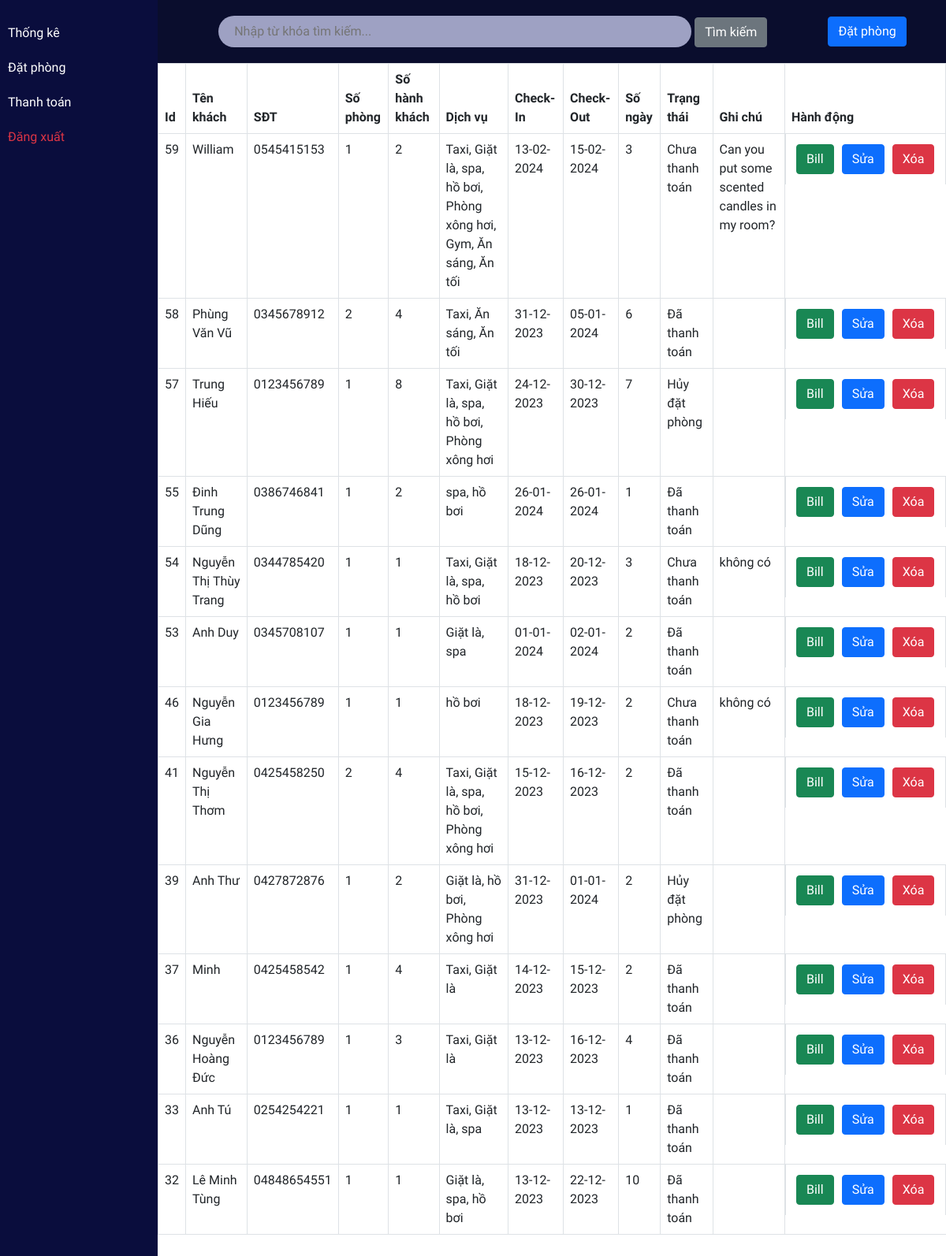
The app's page /views/reservation.php (signed in) with its own data.
### tables this page shows
CREATE TABLE `reservation` (
  `id` int(11) NOT NULL AUTO_INCREMENT,
  `name` varchar(50) NOT NULL,
  `address` varchar(500) NOT NULL,
  `phone` varchar(15) NOT NULL,
  `email` varchar(50) NOT NULL,
  `no_room` int(5) NOT NULL,
  `no_guess` int(5) NOT NULL,
  `check_in` date NOT NULL,
  `check_out` date NOT NULL,
  `no_day` int(5) NOT NULL,
  `status` tinyint(1) NOT NULL,
  `note` varchar(500) DEFAULT NULL,
  `created_at` timestamp NULL DEFAULT CURRENT_TIMESTAMP,
  PRIMARY KEY (`id`)
);

### controllers/reservationController.php (called while the page is built, shortened)
<?php
include '../models/reservation.php';
class reservationController {
    public function getAllReservation() {
        $reservationModel = new reservation();
        $reservations = $reservationModel->getAllReservation();
        return $reservations;
    }
}
?>

### models/reservation.php (called while the page is built, shortened)
<?php
class reservation {
    public static function getAllReservation(){
        global $conn;
        $roombooktablesql = "SELECT reservation.*, GROUP_CONCAT(service.name SEPARATOR ', ') AS listservice
    FROM reservation
    -- JOIN user ON reservation.user_id = user.id
    -- JOIN room_type ON reservation.room_type = room_type.id
    LEFT JOIN chosen_service ON reservation.id = chosen_service.reservation_id
    LEFT JOIN service ON chosen_service.service_id = service.id
    GROUP BY reservation.id ORDER BY reservation.id DESC";
        $roombookresult = mysqli_query($conn, $roombooktablesql);
        return $roombookresult;
    }
}
?>

### views/reservation.php (the view, shortened to what this page needs)
<?php include 'header.php'; ?>
<?php
include '../controllers/reservationController.php';
$controller = new reservationController();
$keyword = isset($_REQUEST["keyword"]) ? $_REQUEST["keyword"] : "";
if (isset($_GET['keyword'])){
    $result = $controller->findReservation($keyword);
}
else {
    $result = $controller->getAllReservation();
}
?>
<?php include('sidebar.php')?>
  <div class="main-content">
  <div class="searchsection">
    <form action="" method="GET" class="w-75">
        <center>
            <input type="text" name="keyword" id="search_bar" placeholder="Nhập từ khóa tìm kiếm..." value="<?php echo $keyword ?>">
            <button class="btn btn-secondary" type="submit" >Tìm kiếm</button>
        </center>
    </form>
    <a href="reservation_modal_1.php" class="btn btn-primary">
        Đặt phòng
    </a>
    </div>
        <div class="room">
        <table class="table table-bordered" id="table-data">
            <thead>
                <tr>
                    <th scope="col">Id</th>
                    <th scope="col">Tên khách</th>
                    <th scope="col">SĐT</th>
                    <th scope="col">Số phòng</th>
                    <th scope="col">Số hành khách</th>
                    <th scope="col">Dịch vụ</th>
                    <th scope="col">Check-In</th>
                    <th scope="col">Check-Out</th>
                    <th scope="col">Số ngày</th>
                    <th scope="col">Trạng thái</th>
                    <th scope="col">Ghi chú</th>
                    <th scope="col" class="action">Hành động</th>
                </tr>
            </thead>
            <tbody>
                <?php
                    if ($result->num_rows > 0) {
                    foreach ($result as $res){
                ?>
                    <tr>
                        <td><?php echo $res['id'] ?></td>
                        <td><?php echo $res['name'] ?></td>
                        <td><?php echo $res['phone'] ?></td>
                        <td><?php echo $res['no_room'] ?></td>
                        <td><?php echo $res['no_guess'] ?></td>
                        <td>
                            <?php
                            if (isset($res['listservice'])) {
                                echo $res['listservice'];
                            } else {
                                echo '';
                            }
                            ?>
                        </td>
                        <td><?php echo date('d-m-Y', strtotime($res['check_in'])) ?></td>
                        <td><?php echo date('d-m-Y', strtotime($res['check_out'])) ?></td>
                        <td><?php echo $res['no_day'] ?></td>
                        <td>
                            <?php
                            if ($res['status'] == 0) echo 'Chưa thanh toán';
                            elseif ($res['status'] == 1) echo 'Đã thanh toán';
                            elseif ($res['status'] == 2) echo 'Hủy đặt phòng';
                            else echo 'Chưa rõ trạng thái';
                            ?>
                        </td>
                        <td><?php echo $res['note'] ?></td>
                        <td class="action">
                            <button class="btn btn-success" data-bs-toggle="modal" data-bs-target="#paymentModal" onclick="setReservationID(<?php echo $res['id']; ?>)">
                                Bill
                            </button>
                            <?php if(isset($_SESSION['staffRole']) && $_SESSION['staffRole']=='Admin'){ ?>
                            <a href="reservationedit.php?id=<?php echo $res['id'] ?>"><button class="btn btn-primary">Sửa</button></a>
                            <a href="reservation.php?delete=<?php echo $res['id'] ?>" onclick="return confirm('Bạn có chắc muốn xóa đơn #<?php echo $res['id']?> không?')"><button class='btn btn-danger'>Xóa</button></a>
                            <?php } ?>
                        </td>
                    </tr>
                <?php
                }
            } else {
                echo "<tr><td colspan='12' style='text-align: center;'>Không tìm thấy kết quả phù hợp.</td></tr>";
            }
                ?>
            </tbody>
        </table>
    </div>
  </div>
<?php include 'footer.php'; ?>

### css/room.css (style rules this page uses)
:root { --bg-text-shadow: 0 2px 4px rgb(13 0 77 / 8%), 0 3px 6px rgb(13 0 77 / 8%), 0 8px 16px rgb(13 0 77 / 8%); --bg-box-shadow: 0px 0px 20px 6px rgba(8, 8, 15, 0.31); }
* { margin: 0; padding: 0; font-family: Consolas, sans-serif; }
.room { display: flex; position: relative; height: 89vh; overflow-y: scroll; justify-content: space-evenly; flex-wrap: wrap; }

### css/roombook.css (style rules this page uses)
:root { --bg-text-shadow: 0 2px 4px rgb(13 0 77 / 8%), 0 3px 6px rgb(13 0 77 / 8%), 0 8px 16px rgb(13 0 77 / 8%); --bg-box-shadow: 0px 0px 20px 6px rgba(26, 30, 164, 0.31); }
body { background-color: #ffff; }
* { margin: 0; padding: 0; font-family: Consolas, sans-serif; }
.searchsection { height: 80px; width: 100%; display: flex; justify-content: space-evenly; align-items: center; background-color: #0a0d2d; position: relative; z-index: 500; }
#search_bar { height: 40px; width: 80%; border: none; background-color: rgba(195, 198, 233, 0.8); padding-left: 20px; border-radius: 30px; }
a { color: black; }
.action a { text-decoration: none; }
.action button { display: flex; flex-wrap: wrap; margin: 5px; }

### css/dashboard.css (style rules this page uses)
:root { --bg-text-shadow: 0 2px 4px rgb(13 0 77 / 8%), 0 3px 6px rgb(13 0 77 / 8%), 0 8px 16px rgb(13 0 77 / 8%); --bg-box-shadow: 0px 0px 20px 6px rgba(26, 30, 164, 0.31); }
* { margin: 0; padding: 0; font-family: Consolas, sans-serif; }
td.action { display: flex; }
.main-content { margin-left: 200px; }

### records on screen
reservation: id "59", name "William", phone "0545415153", no_room "1", no_guess "2", listservice "Taxi, Giặt là, spa, hồ bơi, Phòng xông hơi, Gym, Ăn sáng, Ăn tối", check_in "13-02-2024", check_out "15-02-2024", no_day "3", status "Chưa thanh toán", note "Can you put some scented candles in my room?"
reservation: id "58", name "Phùng Văn Vũ", phone "0345678912", no_room "2", no_guess "4", listservice "Taxi, Ăn sáng, Ăn tối", check_in "31-12-2023", check_out "05-01-2024", no_day "6", status "Đã thanh toán"
reservation: id "57", name "Trung Hiếu", phone "0123456789", no_room "1", no_guess "8", listservice "Taxi, Giặt là, spa, hồ bơi, Phòng xông hơi", check_in "24-12-2023", check_out "30-12-2023", no_day "7", status "Hủy đặt phòng"
reservation: id "55", name "Đinh Trung Dũng", phone "0386746841", no_room "1", no_guess "2", listservice "spa, hồ bơi", check_in "26-01-2024", check_out "26-01-2024", no_day "1", status "Đã thanh toán"
reservation: id "54", name "Nguyễn Thị Thùy Trang", phone "0344785420", no_room "1", no_guess "1", listservice "Taxi, Giặt là, spa, hồ bơi", check_in "18-12-2023", check_out "20-12-2023", no_day "3", status "Chưa thanh toán", note "không có"
reservation: id "53", name "Anh Duy", phone "0345708107", no_room "1", no_guess "1", listservice "Giặt là, spa", check_in "01-01-2024", check_out "02-01-2024", no_day "2", status "Đã thanh toán"
reservation: id "46", name "Nguyễn Gia Hưng", phone "0123456789", no_room "1", no_guess "1", listservice "hồ bơi", check_in "18-12-2023", check_out "19-12-2023", no_day "2", status "Chưa thanh toán", note "không có"
reservation: id "41", name "Nguyễn Thị Thơm", phone "0425458250", no_room "2", no_guess "4", listservice "Taxi, Giặt là, spa, hồ bơi, Phòng xông hơi", check_in "15-12-2023", check_out "16-12-2023", no_day "2", status "Đã thanh toán"
reservation: id "39", name "Anh Thư", phone "0427872876", no_room "1", no_guess "2", listservice "Giặt là, hồ bơi, Phòng xông hơi", check_in "31-12-2023", check_out "01-01-2024", no_day "2", status "Hủy đặt phòng"
reservation: id "37", name "Minh", phone "0425458542", no_room "1", no_guess "4", listservice "Taxi, Giặt là", check_in "14-12-2023", check_out "15-12-2023", no_day "2", status "Đã thanh toán"
reservation: id "36", name "Nguyễn Hoàng Đức", phone "0123456789", no_room "1", no_guess "3", listservice "Taxi, Giặt là", check_in "13-12-2023", check_out "16-12-2023", no_day "4", status "Đã thanh toán"
reservation: id "33", name "Anh Tú", phone "0254254221", no_room "1", no_guess "1", listservice "Taxi, Giặt là, spa", check_in "13-12-2023", check_out "13-12-2023", no_day "1", status "Đã thanh toán"
reservation: id "32", name "Lê Minh Tùng", phone "04848654551", no_room "1", no_guess "1", listservice "Giặt là, spa, hồ bơi", check_in "13-12-2023", check_out "22-12-2023", no_day "10", status "Đã thanh toán"
